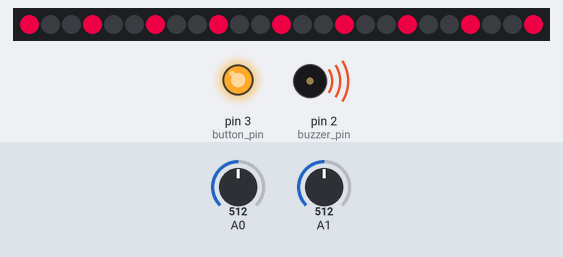
This sketch was run on a simulated Arduino Uno, built with avr-gcc and run on an emulated ATmega328P. Parts: 25 RGB LEDs in strip order, left to right, output pins drawn as LEDs (lit = HIGH), buzzer (waves = sounding). Inputs (shaded band) come from the test bench; at power-on: A0 = 512, A1 = 512. Dim RGB values are drawn brighter than linear.

Above: at 4.6 s.
4.7 s: A0 set to 306
At 5.09 s:
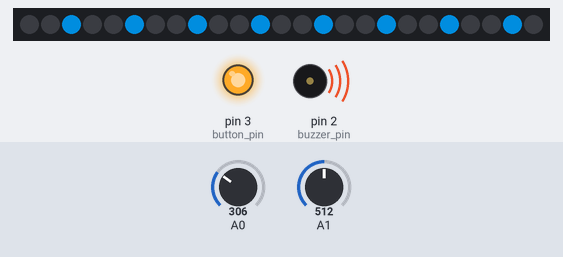
At 6.89 s:
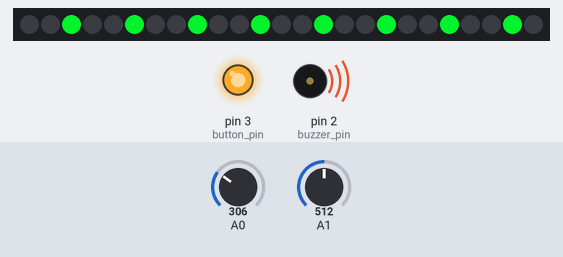
7.3 s: A1 set to 315
10.1 s: A1 set to 299
At 14.6 s:
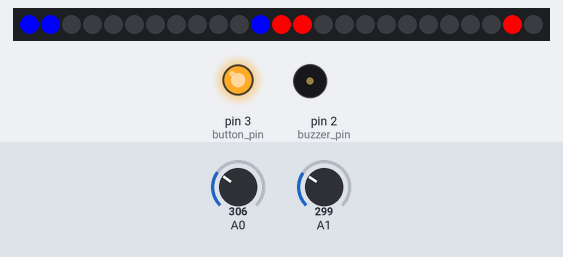
Timing chart, 0 to 16.1 s (numbered marks = the images above; inputs shaded):
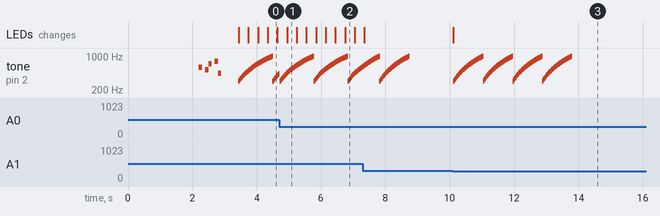

Measured:
- the behaviour switches between 308 and 307 on A1 (found by bisection; images 2 and 3)
- after the input at 10.1 s, tone on pin 2 (buzzer_pin): plays 300 Hz for 0.01 s, 310 Hz for 0.01 s, 320 Hz for 0.01 s, 330 Hz for 0.01 s, 340 Hz for 0.01 s, 350 Hz for 0.01 s … (280 notes in this stretch), starting at once; the LEDs: change at once (image 3)
- by itself, tone on pin 2 (buzzer_pin): plays 620 Hz for 0.01 s, 630 Hz for 0.01 s, 640 Hz for 0.02 s, 650 Hz for 0.01 s, 660 Hz for 0.01 s, 670 Hz for 0.01 s … (108 notes in this stretch)

The sketch:

foosball.ino
```cpp
// Circuit Board Pins
// 1- PhotoCell 1 +5
// 2- Arduino A0
// 3- PhotoCell 1 Ground
// 4- PhotoCell 2 +5
// 5- Arduino A1
// 6- PhotoCell 2 Ground
// 7- Arduino D2
// 8- Buzzer +
// 9- Buzzer -
//10- Button +
//11- Button -
//12- Arduino D3
#include <Adafruit_NeoPixel.h>
#include "constants.h"
#include "buzzer.h"
#include "goal.h"
#include "lights.h"

// Score related
unsigned int red_score            = 0;
unsigned int blue_score           = 0;

// CONSTANTS
const unsigned short CLOCK_SPEED  = 1;
const unsigned short BTN_PRESSED  = 1;
const unsigned short BTN_OPEN     = 0;

// PIN ASSIGNMENTS
const int buzzer_pin              = 2;
const int button_pin              = 3;
const int led_pin                 = 6;
const int sensor_pins[]           = {0,1};

// Global vars
unsigned int button_state = BTN_OPEN;
Goal redGoal(sensor_pins[RED]);
Goal blueGoal(sensor_pins[BLUE]);
Buzzer buzzer;
Lights lights(led_pin);

void setup() {
  // since the power supply has a capacitor in it, delay for some time
  // to make sure there is light on the sensor when we calibrate
  delay(2000);

  // to read the button digital_read(button_pin) will be high when not pressed and low when pressed.
  pinMode(button_pin, OUTPUT);
  digitalWrite(button_pin, HIGH);

  buzzer.setup(buzzer_pin);
  redGoal.calibrate();
  blueGoal.calibrate();

  bootSequence();
  delay(500);
}

void loop() {
    lights.tick(red_score, blue_score);
    checkForGoals();
    buzzer.check();
    buttonCheck();

    // Advance the clock
    delay(CLOCK_SPEED);
}

void buttonCheck() {
  int newState = digitalRead(button_pin);
  if(newState == BTN_PRESSED && button_state == BTN_OPEN) {
    newGame();
  }
  button_state = newState;
}

void newGame() {
  // Reset the score
  buzzer.playSiren();
  lights.playNewGame(red_score, blue_score);
  red_score = 0;
  blue_score = 0;
}

/**
 * Boot sequence, played when we first boot up.
 **/
void bootSequence() {
  buzzer.playBootSequence();
  buzzer.playSiren();
  lights.allOff();
  lights.playBootSequence();
}

/**
 * Check for a goal being scored.
 **/
void checkForGoals() {

  if(redGoal.check()) {
    red_score++;
    buzzer.playSiren();
  }

  if(blueGoal.check()) {
    blue_score++;
    buzzer.playSiren();
  }

  // Check for a win here...
  // TODO: play an animation for the winning team and maybe a song...
  if(blue_score >= MAX_SCORE || red_score >= MAX_SCORE) {
    newGame();
  }
}
```

buzzer.cpp
```cpp
#include <Arduino.h>
#include "notes.h"
#include "buzzer.h"

// SIREN BUZZER sequence
const unsigned int SIREN_LENGTH = (((SIREN_STOP - SIREN_START) / SIREN_INCREMENT) * SIREN_LOOPS);
unsigned int siren_frequencies[SIREN_LENGTH];
unsigned int siren_durations[SIREN_LENGTH];

// BOOT BUZZER SEQUENCE
const unsigned int BOOT_SEQ_LENGTH = 7;
unsigned int boot_seq_frequencies[] = {
	NOTE_D5, 0, NOTE_C5, NOTE_F5, 0, NOTE_G5, NOTE_A4
};
unsigned int boot_seq_durations[] = {
	100, 100, 100, 100, 100, 100, 100
};

// NEW GAME BUZZER SEQUENCE
const unsigned int NEW_GAME_LENGTH = 7;
unsigned int new_game_frequencies[] = {
	NOTE_E5, 0, NOTE_E5, NOTE_E5, 0, NOTE_E5, NOTE_E4
};
unsigned int new_game_durations[] = {
	50, 50, 50, 50, 50, 50, 50
};

// Keep the state of the buzzer
unsigned short buzzer_on = 0;
unsigned int *current_frequencies;
unsigned int *current_durations;
unsigned int current_sequence_length;
unsigned int current_position;
unsigned int buzzer_clock;
unsigned int waiting = 0;
unsigned int buzzer_pin;

/**
 * Initialize the buzzer stuff, pass in the pin number
 **/
void Buzzer::setup(unsigned int pin_number) {
	buzzer_pin = pin_number;

	pinMode(buzzer_pin, OUTPUT);

	// Fill out the siren sequence
	int current_freq = SIREN_START;
	for(unsigned int i = 0; i < SIREN_LENGTH ; i++) {
		siren_frequencies[i] = current_freq;
		siren_durations[i] = SIREN_SPEED;

		current_freq += SIREN_INCREMENT;
		if(current_freq >= SIREN_STOP) {
			current_freq = SIREN_START;
		}
	}
}

/**
* Buzzer Related Stuff...
**/
void Buzzer::check() {
	if(current_position > current_sequence_length) {
		buzzer_on = 0;
		current_frequencies = NULL;
		current_durations = NULL;
		buzzer_clock = 0;
		current_sequence_length = 0;
		current_position = 0;
		waiting = 0;
	} else if(buzzer_on == 1 && current_position < current_sequence_length) {
		unsigned int freq = *(current_frequencies + (current_position));
		unsigned int duration = *(current_durations + (current_position));
		if(buzzer_clock == duration) {
			tone(buzzer_pin, freq, duration);
			current_position++;
			buzzer_clock = 0;
		}
	}
	buzzer_clock++;
}

void Buzzer::playSiren() {
	current_position = 0;
	buzzer_clock = 0;
	current_frequencies = &siren_frequencies[0];
	current_durations = &siren_durations[0];
	current_sequence_length = SIREN_LENGTH;
	buzzer_on = 1;
}

void Buzzer::playBootSequence() {
	for(unsigned int i = 0 ; i < BOOT_SEQ_LENGTH; i++) {
		tone(buzzer_pin, boot_seq_frequencies[i], boot_seq_durations[i]);
		delay(boot_seq_durations[i]);
	}
}

void Buzzer::newGame() {
	// play the new game music
	current_position = 0;
	buzzer_clock = 0;
	current_frequencies = &new_game_frequencies[0];
	current_durations = &new_game_durations[0];
	current_sequence_length = NEW_GAME_LENGTH;
	buzzer_on = 1;
}
```

buzzer.h
```cpp
#define SIREN_SPEED  		10
#define SIREN_START  		300
#define SIREN_STOP  		1000
#define SIREN_INCREMENT  	10
#define SIREN_LOOPS  		4

class Buzzer {
	public:
		void setup(unsigned int pin_number);
		void check();
		void playSiren();
		void playBootSequence();
		void newGame();
};
```

constants.h
```cpp
#define MAX_SCORE 10

#define RED       0
#define BLUE      1
#define NO_ONE	  2
```

goal.cpp
```cpp
#include <Arduino.h>
#include "goal.h"

Goal::Goal(unsigned int _pin_number) {
	pin_number = _pin_number;
	status = STATUS_NORMAL;
}

void Goal::calibrate() {
	int total = 0;
	for(unsigned int r = 0 ; r < CALIBRATE_SIZE ; r++) {
	total += analogRead(pin_number);
		delay(CALIBRATE_DELAY);
	}

	expectation = total / CALIBRATE_SIZE;
}

bool Goal::check() {
	int reading = this->readSensor();
	if(status == STATUS_NORMAL) {
		if(reading == STATUS_OPEN) {
			status = reading;
			return true;
		}
	}
	status = reading;
	return false;
}

/**
 * Read a given sensor and compare to its expected value
 * returns 1 if ON (dark) 0 if OFF (light), returns -1
 * if POS is outside the number of sensors.
 **/
int Goal::readSensor() {
	int reading = analogRead(pin_number);

	// Compute the acceptable ranges
	// TODO: cache these in an array during calibration
	float windowSize = (expectation * ACCEPTABLE_PCT);
	float bottomLine = expectation - windowSize;
	float topLine = expectation + windowSize;

	// If the reading falls below the acceptable range of calibrated value
	// return that it is on.
	if(reading <= bottomLine) {
		return STATUS_OPEN;
	}

	// If the reading falls above the range, recalibrate and return that it is off
	// TODO: only recalibrate this specific sensor since each full calibration
	// requires CALIBRATE_DELAY * CALIBRATE_SIZE * NUM_SENSORS ms to complete.
	// which would be an unacceptable delay while playing (10 * 10 * 2 = 200ms)
	if(reading >= topLine) {
		this->calibrate();
	}

	// Return that its off.
	return STATUS_NORMAL;
}
```

goal.h
```cpp
const unsigned short STATUS_NORMAL = 1;
const unsigned short STATUS_OPEN = 0;

const unsigned int CALIBRATE_SIZE = 10;
const unsigned int CALIBRATE_DELAY = 10;
const float ACCEPTABLE_PCT = 0.4;

class Goal {
	unsigned int pin_number;
	unsigned int expectation;
	unsigned int status;

	public:
		Goal(unsigned int pin_number);
		void calibrate();
		bool check(); // return true if the sensor is open and was not on the last check

	private:
		int readSensor();
};
```

lights.cpp
```cpp
#include <Adafruit_NeoPixel.h>
#include <Arduino.h>
#ifdef __AVR__
  #include <avr/power.h>
#endif
#include "lights.h"
#include "constants.h"


uint32_t Wheel(byte WheelPos);

Lights::Lights(unsigned int pin_number) {
	led_pin 			= pin_number;
	last_red_score 		= 100;
	last_blue_score 	= 100;
	currentSequence 	= kSeqDrawScore;
	currentFrame 		= 0;
	winner				= NO_ONE;
	strip = Adafruit_NeoPixel(NUM_PIXELS, led_pin, NEO_GRB + NEO_KHZ800);
	strip.begin();
}

void Lights::tick(unsigned int red_score, unsigned int blue_score) {
	switch(currentSequence) {
		case kSeqDrawScore:
			currentFrame = 0; // we dont want to advance the current frame (risk of overflow if running forever)
			scoreboardSequence(red_score, blue_score);
			break ;
		case kSeqBoot:
		case kSeqNewGame:
			bootSequence(red_score, blue_score); break;
			// newGameSequence(red_score, blue_score); break;
	}
	currentFrame++;
}

void Lights::playBootSequence() {
	allOff();
	currentSequence = kSeqBoot;
	currentFrame = 0;
}

void Lights::playNewGame(unsigned int red_score, unsigned int blue_score) {
	allOff();
	currentSequence = kSeqNewGame;
	currentFrame = 0;
	if(red_score > blue_score) {
		winner = RED;
	} else if(blue_score > red_score) {
		winner = BLUE;
	} else {
		winner = NO_ONE;
	}
}

void Lights::scoreboardSequence(unsigned int red_score, unsigned int blue_score) {
	if(red_score != last_red_score || blue_score != last_blue_score) {
		drawScore(red_score, blue_score);
		last_blue_score = blue_score;
		last_red_score = red_score;
	}
}

void Lights::newGameSequence(unsigned int red_score, unsigned int blue_score) {
	unsigned int sweepSpeed = 100;
	unsigned int iterations = 10;
	unsigned int numPixels 	= strip.numPixels();
	unsigned int iterationLength = numPixels;

	// figure out what color to do the wipe in
	uint32_t color = strip.Color(255,255,255);
	if(winner == RED) {
		color = strip.Color(255,0,0);
	} else if(winner == BLUE) {
		color = strip.Color(0,0,255);
	}

	// Tell if we're in the sweep portion of the animation
	if(currentFrame < sweepSpeed * iterations * numPixels) {
		unsigned int prevPos = (currentFrame - 1) / sweepSpeed;
		unsigned int pos = (currentFrame / sweepSpeed);
		if(prevPos != pos) {
			pos = pos % iterationLength;
			for(unsigned int x = 0 ; x < numPixels / 2 ; x++) {
				if(pos <= numPixels / 4) {
					if(x <= pos) {
						strip.setPixelColor(x, color);
						strip.setPixelColor(map(
							x,
							0,
							(numPixels / 4),
							(numPixels / 2) - 1,
							(numPixels / 4)
						), color);
					}
				} else if(pos > numPixels / 4 && pos <= numPixels / 2) {
					if(x <= pos) {
						strip.setPixelColor(x, strip.Color(0,0,0));
						strip.setPixelColor(map(
							x,
							0,
							(numPixels / 4),
							(numPixels / 2) - 1,
							(numPixels / 4)
						), strip.Color(0,0,0));
					}
				}
			}

			strip.show();
		}

	} else {
		currentFrame = 0;
		currentSequence = kSeqDrawScore;
		drawScore(red_score, blue_score);
		return ;
	}
}

/**
 * Handle each frame of the boot sequence.
 **/
void Lights::bootSequence(unsigned int red_score, unsigned int blue_score) {
	unsigned int speed 			= 40;
	unsigned int gap 			= 3;
	unsigned long stopAfter 	= 2600;

	if(currentFrame >= stopAfter) {
		currentFrame = 0;
		currentSequence = kSeqDrawScore;
		drawScore(red_score, blue_score);
		return ;
	}

	int offset = ((int)floor(currentFrame / speed)) % gap;
	int previousOffset = ((int)floor((currentFrame - 1) / speed)) % gap;
	if(offset != previousOffset) {
		for(unsigned int x = 0; x < strip.numPixels(); x++) {
			if( (x+offset) % gap == 0 ) {
				strip.setPixelColor(x, Wheel(map(currentFrame, 0, stopAfter, 0, 1024)));
			} else {
				strip.setPixelColor(x, strip.Color(0,0,0));
			}
		}
		strip.show();
	}
}

/**
 * Update the LEDs to reflect the current game score.
 **/
void Lights::drawScore(unsigned int red_score, unsigned int blue_score) {
  // set reds right and left colors
  strip.setPixelColor(RED_LEFT, strip.Color(255, 0, 0));
  strip.setPixelColor(RED_RIGHT, strip.Color(255, 0, 0));

  // set BLUEs right and left colors
  strip.setPixelColor(BLUE_LEFT, strip.Color(0, 0, 255));
  strip.setPixelColor(BLUE_RIGHT, strip.Color(0, 0, 255));

  // now loop over the max points and set both teams scoreboards
  for(unsigned int x = 0; x < MAX_SCORE ; x++) {
    // red
    if(red_score > x) {
      strip.setPixelColor(RED_SCOREBOARD_LIGHTS[x], strip.Color(255,0,0));
   } else {
      strip.setPixelColor(RED_SCOREBOARD_LIGHTS[x], strip.Color(0,0,0));
   }

    // BLUE
    if(blue_score > x) {
      strip.setPixelColor(BLUE_SCOREBOARD_LIGHTS[x], strip.Color(0,0,255));
    } else {
      strip.setPixelColor(BLUE_SCOREBOARD_LIGHTS[x], strip.Color(0,0,0));
    }
  }

  strip.show();
}

void Lights::allOff() {
	for(unsigned int i = 0; i < strip.numPixels(); i++) {
		strip.setPixelColor(i, strip.Color(0,0,0));
	}
	strip.show();
}


uint32_t Lights::Wheel(byte WheelPos) {
  WheelPos = 255 - WheelPos;
  if(WheelPos < 85) {
    return strip.Color(255 - WheelPos * 3, 0, WheelPos * 3);
  }
  if(WheelPos < 170) {
    WheelPos -= 85;
    return strip.Color(0, WheelPos * 3, 255 - WheelPos * 3);
  }
  WheelPos -= 170;
  return strip.Color(WheelPos * 3, 255 - WheelPos * 3, 0);
}
```

lights.h
```cpp
#include <Adafruit_NeoPixel.h>

#define NUM_PIXELS 25

// different sequence numbers
#define kSeqDrawScore 		0
#define kSeqBoot	 		1
#define kSeqNewGame	 		2

// Pin assignments
const unsigned short BLUE_LEFT   = 0;
const unsigned short BLUE_RIGHT  = 11;
const unsigned short BLUE_SCOREBOARD_LIGHTS[] = {1,2,3,4,5,6,7,8,9,10};

const unsigned short RED_LEFT   = 12;
const unsigned short RED_RIGHT  = 23;
const unsigned short RED_SCOREBOARD_LIGHTS[] = {13,14,15,16,17,18,19,20,21,22};

class Lights {
	private:
		Adafruit_NeoPixel strip;
		unsigned int led_pin;
		unsigned int last_red_score;
		unsigned int last_blue_score;
		unsigned short currentSequence;
		unsigned long currentFrame;
		unsigned short winner;

		void scoreboardSequence(unsigned int red_score, unsigned int blue_score);
		void bootSequence(unsigned int red_score, unsigned int blue_score);
		void newGameSequence(unsigned int red_score, unsigned int blue_score);
		uint32_t Wheel(byte WheelPos);

	public:
		Lights(unsigned int pin_number);
		void tick(unsigned int red_score, unsigned int blue_score);

		void drawScore(unsigned int red_score, unsigned int blue_score);
		void allOff();
		void playBootSequence();
		void playNewGame(unsigned int red_score, unsigned int blue_score);
};
```

notes.h
```cpp
// PITCHES
#define NOTE_B0  31
#define NOTE_C1  33
#define NOTE_CS1 35
#define NOTE_D1  37
#define NOTE_DS1 39
#define NOTE_E1  41
#define NOTE_F1  44
#define NOTE_FS1 46
#define NOTE_G1  49
#define NOTE_GS1 52
#define NOTE_A1  55
#define NOTE_AS1 58
#define NOTE_B1  62
#define NOTE_C2  65
#define NOTE_CS2 69
#define NOTE_D2  73
#define NOTE_DS2 78
#define NOTE_E2  82
#define NOTE_F2  87
#define NOTE_FS2 93
#define NOTE_G2  98
#define NOTE_GS2 104
#define NOTE_A2  110
#define NOTE_AS2 117
#define NOTE_B2  123
#define NOTE_C3  131
#define NOTE_CS3 139
#define NOTE_D3  147
#define NOTE_DS3 156
#define NOTE_E3  165
#define NOTE_F3  175
#define NOTE_FS3 185
#define NOTE_G3  196
#define NOTE_GS3 208
#define NOTE_A3  220
#define NOTE_AS3 233
#define NOTE_B3  247
#define NOTE_C4  262
#define NOTE_CS4 277
#define NOTE_D4  294
#define NOTE_DS4 311
#define NOTE_E4  330
#define NOTE_F4  349
#define NOTE_FS4 370
#define NOTE_G4  392
#define NOTE_GS4 415
#define NOTE_A4  440
#define NOTE_AS4 466
#define NOTE_B4  494
#define NOTE_C5  523
#define NOTE_CS5 554
#define NOTE_D5  587
#define NOTE_DS5 622
#define NOTE_E5  659
#define NOTE_F5  698
#define NOTE_FS5 740
#define NOTE_G5  784
#define NOTE_GS5 831
#define NOTE_A5  880
#define NOTE_AS5 932
#define NOTE_B5  988
#define NOTE_C6  1047
#define NOTE_CS6 1109
#define NOTE_D6  1175
#define NOTE_DS6 1245
#define NOTE_E6  1319
#define NOTE_F6  1397
#define NOTE_FS6 1480
#define NOTE_G6  1568
#define NOTE_GS6 1661
#define NOTE_A6  1760
#define NOTE_AS6 1865
#define NOTE_B6  1976
#define NOTE_C7  2093
#define NOTE_CS7 2217
#define NOTE_D7  2349
#define NOTE_DS7 2489
#define NOTE_E7  2637
#define NOTE_F7  2794
#define NOTE_FS7 2960
#define NOTE_G7  3136
#define NOTE_GS7 3322
#define NOTE_A7  3520
#define NOTE_AS7 3729
#define NOTE_B7  3951
#define NOTE_C8  4186
#define NOTE_CS8 4435
#define NOTE_D8  4699
#define NOTE_DS8 4978
```
